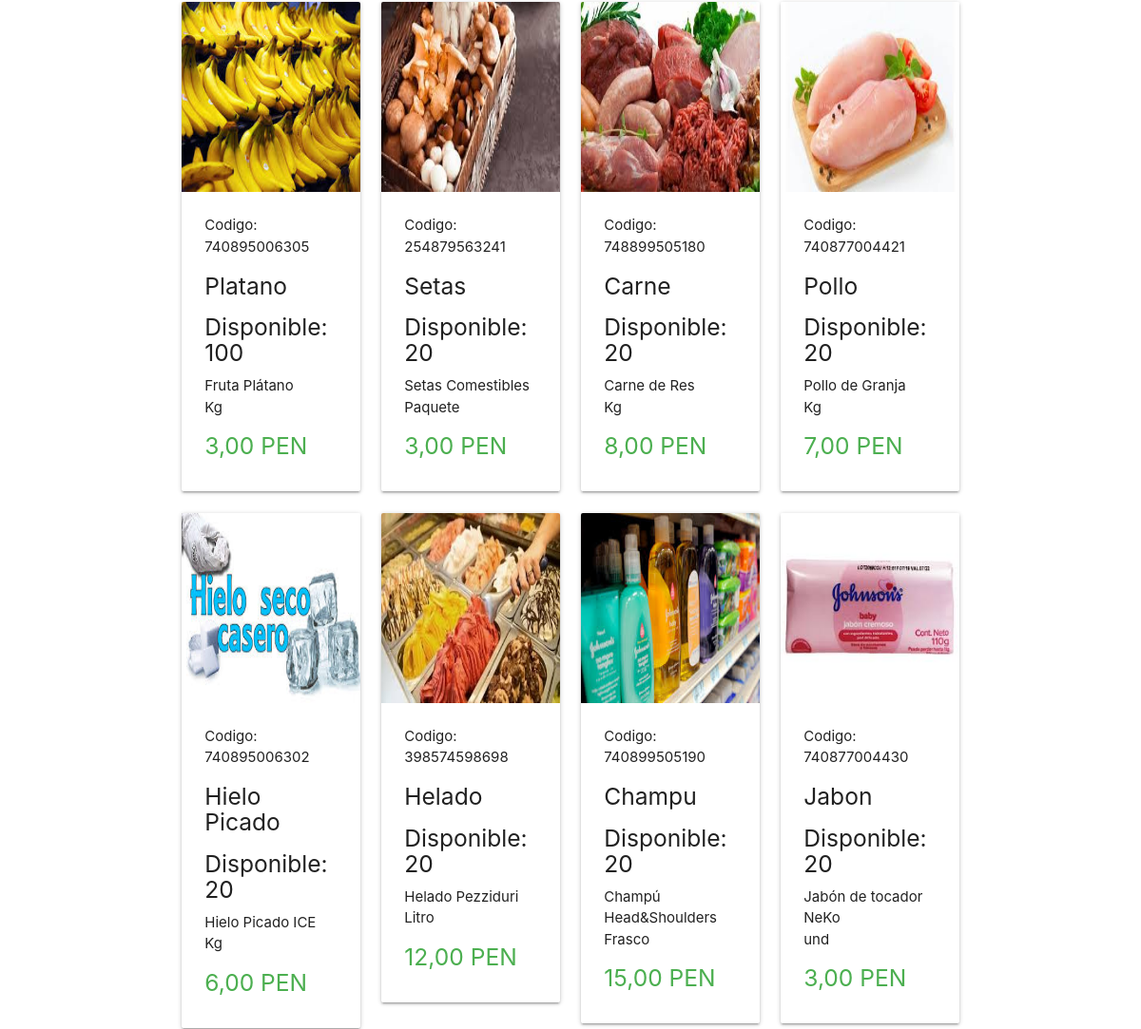
Before: /productos/ (middle part) with the older database file.
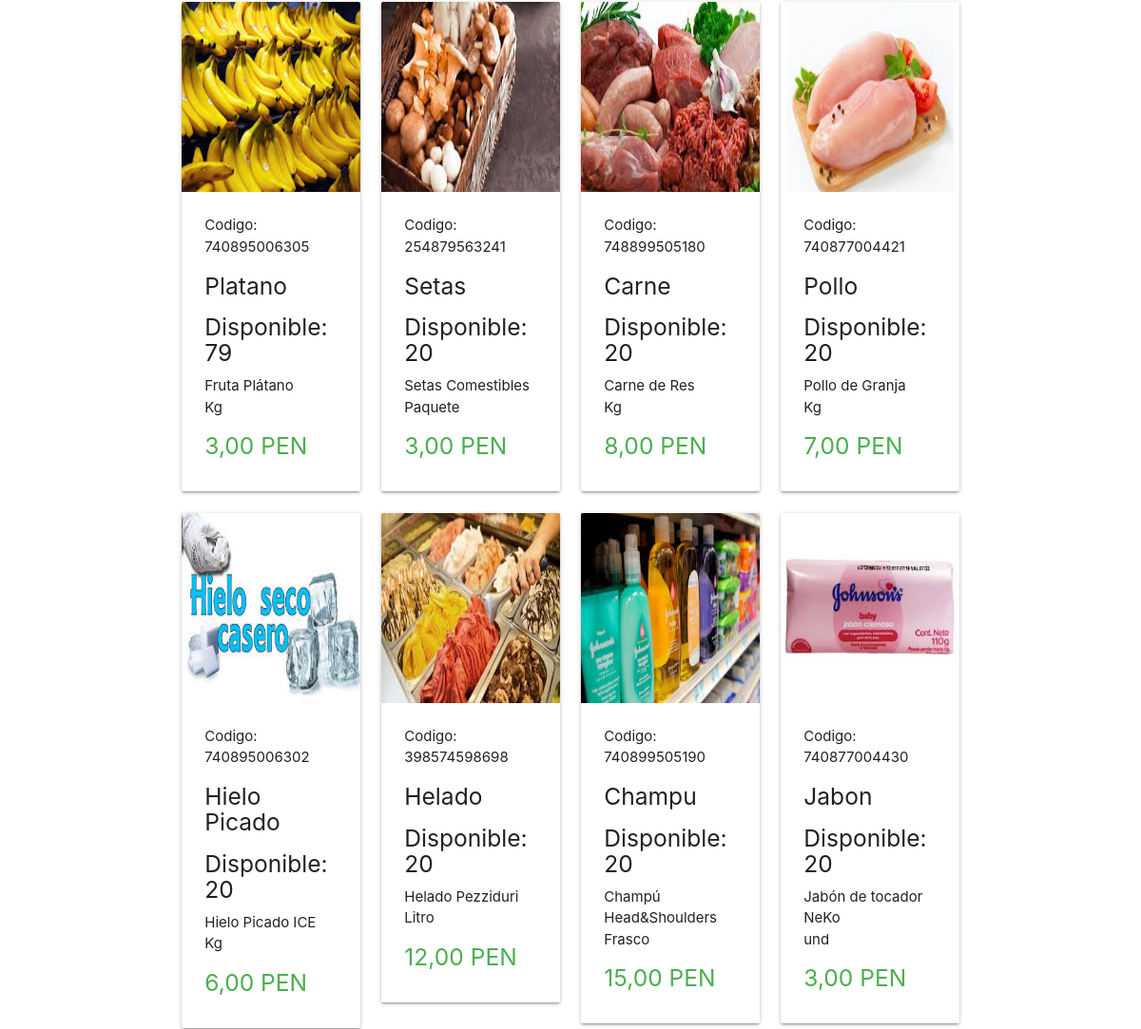
After: the same page with the newer database file.
### cajero/models.py (models this page shows, shortened)
class Producto(models.Model):
    codigo = models.CharField(max_length=12)
    nombre = models.CharField(max_length=15)
    unidad_medida = models.CharField(max_length=10)
    precio = models.DecimalField(null=False, validators=[MinValueValidator(Decimal('0.01'))], max_digits=7, decimal_places=2)
    descripcion = models.TextField()
    cantidad = models.PositiveIntegerField(default=20)
    imagen = models.ImageField(upload_to="productos", null=True)
    created = models.DateTimeField(auto_now_add=True)
    updated = models.DateTimeField(auto_now=True)

### cajero/views.py (the view)
# urls.py: path('productos/', productos, name="productos"),
def productos(request):
    productos = Producto.objects.all()
    data = {
        'productos':productos
    }
    return render(request, 'cajero/productos.html', data)

### cajero/templates/cajero/productos.html (shortened to what this page needs)
{% extends 'cajero/base.html' %}
{% load static %}
{% load humanize %}
{% block content %}
<div class="container">
  <div class="row">
		{% for p in productos %}
    <div class="col s3">
      <div class="card">
        <div class="card-image">
					{% if p.imagen %}
					<img width="400" height="200" src="{{ p.imagen.url}}">
					{% endif %}
        </div>
        <div class="card-content">
					Codigo: {{p.codigo}}
					<h5>{{ p.nombre | capfirst }}</h5>
          <h5>Disponible: {{ p.cantidad }}</h5>
					<p>{{ p.descripcion}}</p>
          <p>{{ p.unidad_medida}}</p>
					<h5 class="green-text darken-1">{{ p.precio | intcomma }} PEN</h5>
        </div>
      </div>
    </div>
		{% endfor %}
  </div>
</div>
{% endblock %}

Changed rows visible on the page:
changed Producto "Platano": cantidad "100" → "79"
